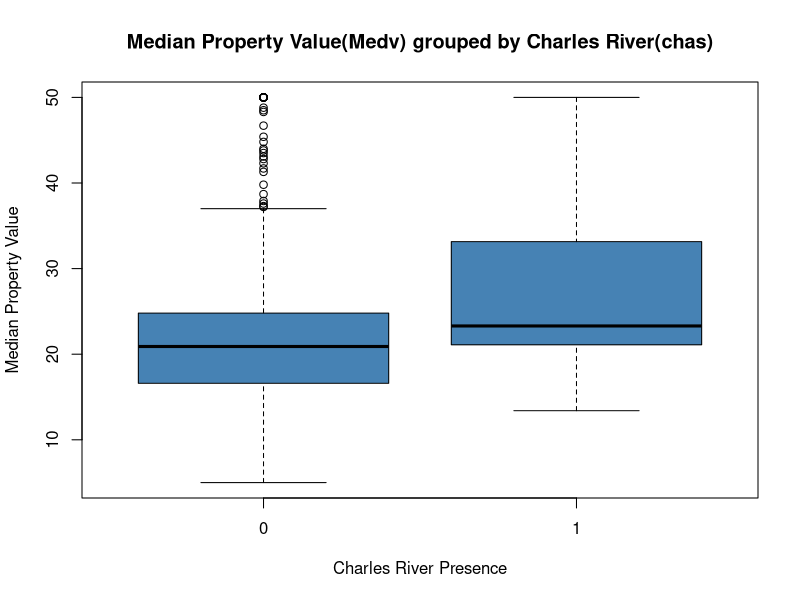
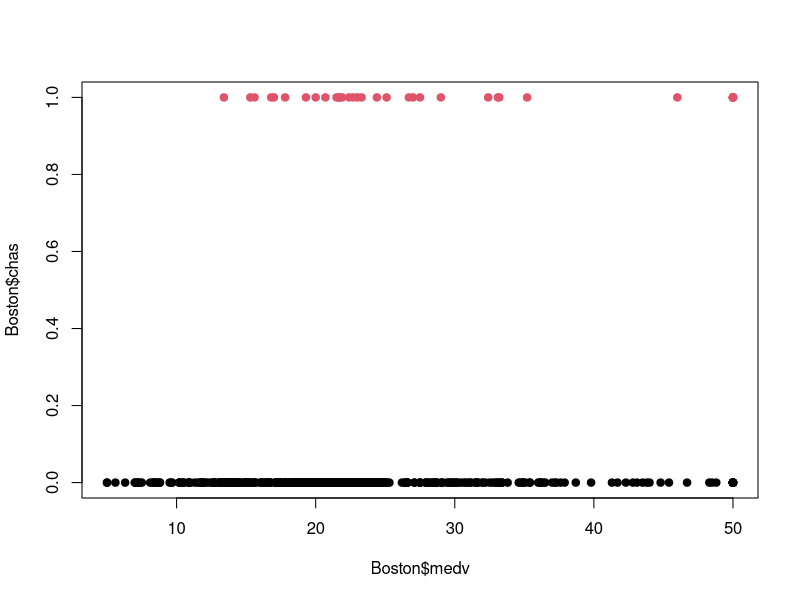
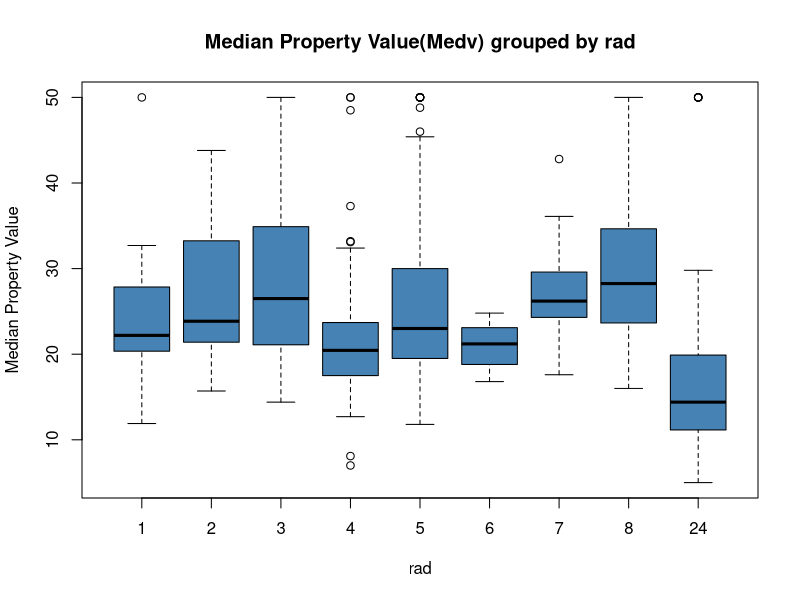
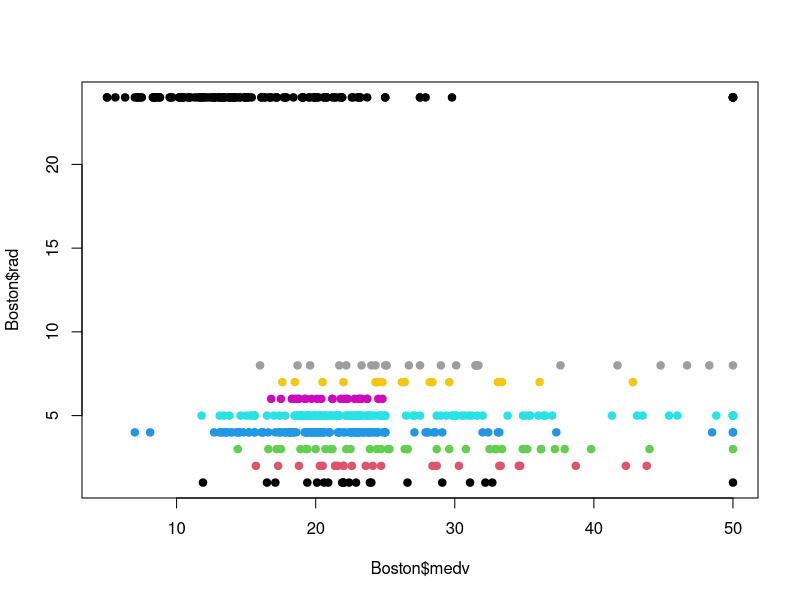
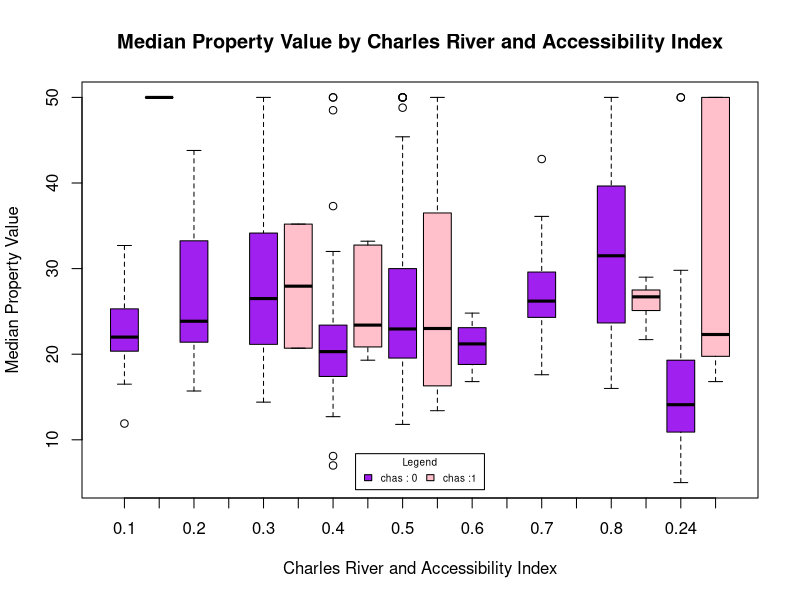
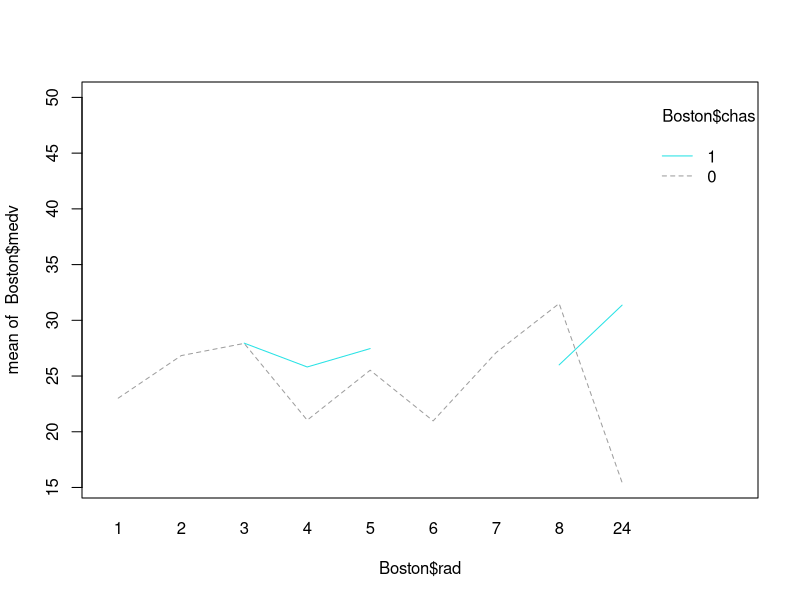
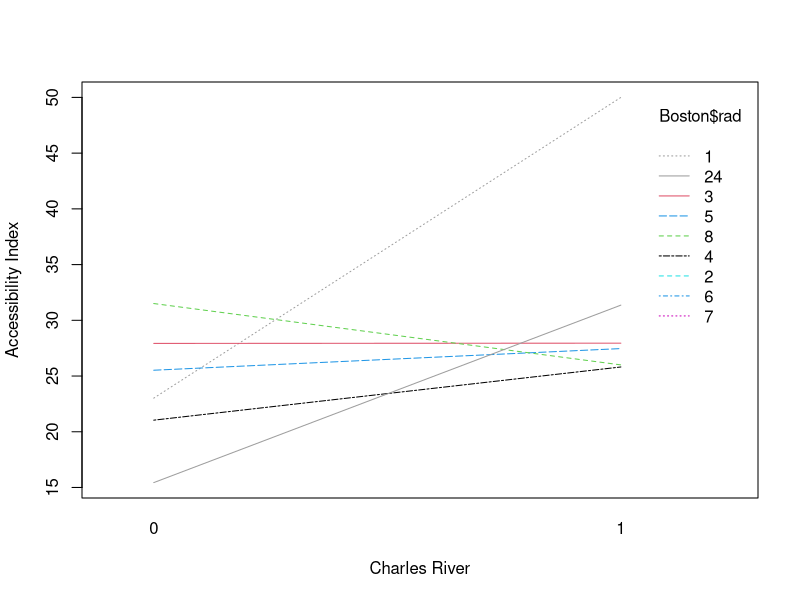
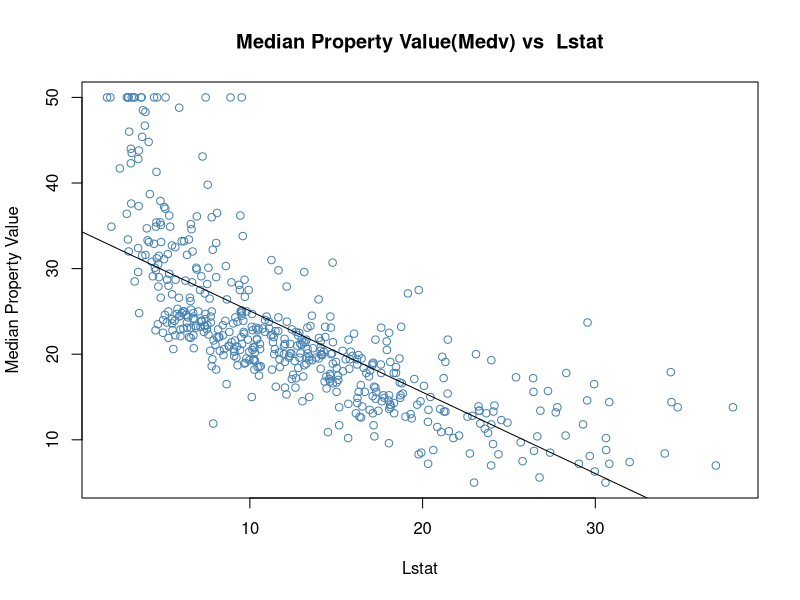

Generate these figures, in order, with R:
## ---- chunk 1
library(MASS)
library(ggplot2)
library(quantreg)
head(Boston)
## ---- chunk 2
#Generating the box plot
boxplot(Boston$medv ~ Boston$chas, col='steelblue', 
        main = "Median Property Value(Medv) grouped by Charles River(chas)", 
        xlab = "Charles River Presence", ylab = "Median Property Value")
## ---- chunk 3
#Comparison of different groups
table(Boston$chas)
plot(Boston$medv,Boston$chas,pch = 19,  col=as.factor(Boston$chas))
## ---- chunk 4
#Fitting  a linear model
model_chas = lm(medv ~ chas, data = Boston)
summary(model_chas)
## ---- chunk 5
anova(model_chas)$F
## ---- chunk 6
anova(model_chas)
## ---- chunk 7
#Creating boxplot 
boxplot(Boston$medv ~ Boston$rad, col='steelblue', 
        main = "Median Property Value(Medv) grouped by rad", 
        xlab = "rad", ylab = "Median Property Value")
## ---- chunk 8
#Visually seeing the difference
table(Boston$rad)
plot(Boston$medv,Boston$rad,pch = 19,  col=as.factor(Boston$rad))
## ---- chunk 9
#Fitting the model
model_rad = lm(medv ~ rad, data = Boston)
summary(model_rad)
## ---- chunk 10
anova(model_rad)$F
## ---- chunk 11
anova(model_rad)
## ---- chunk 12
boxplot(medv ~ chas * rad, data = Boston, 
        main = "Median Property Value by Charles River and Accessibility Index", 
        xlab = "Charles River and Accessibility Index", 
        ylab = "Median Property Value",col=c("purple", "pink"))

legend("bottom", inset = 0.02, title = "Legend", c("chas : 0", "chas :1"),
       fill = c("purple", "pink"), horiz = TRUE, cex = 0.6)

## ---- chunk 13
interaction.plot(Boston$rad, Boston$chas, Boston$medv, col = Boston$medv)
## ---- chunk 14
interaction.plot(Boston$chas, Boston$rad, Boston$medv,
                 xlab = "Charles River", 
                 ylab = "Accessibility Index", col = Boston$medv)
## ---- chunk 15
model_combined= lm(medv ~ chas * rad, data = Boston)
summary(model_combined)
anova(model_combined)
## ---- chunk 16
plot(Boston$medv ~ Boston$lstat, col='steelblue', 
     main = "Median Property Value(Medv) vs  Lstat", 
     xlab = "Lstat", ylab = "Median Property Value")
m2 = lm(Boston$medv ~ Boston$lstat)
abline(m2, col="black")
## ---- chunk 17
#Producing a plot to show our results
ind = (Boston$chas==0)
plot(Boston$medv[ind] ~ Boston$lstat[ind], data = Boston, 
     main = "Plot medv vs lstat",col="pink",
     xlab="Lstat", ylab = "Medv")
fit_1 = lm(Boston$medv[ind] ~ Boston$lstat[ind], data = Boston)
abline(fit_1, col="pink", lwd=2)  
ind = (Boston$chas==1)
points(Boston$medv[ind] ~ Boston$lstat[ind], data = Boston, col="purple", pch=19)
fit_2 = lm(Boston$medv[ind] ~ Boston$lstat[ind], data = Boston)
abline(fit_2, col="purple", lwd=2)  
## ---- chunk 18
anova(fit_1)
## ---- chunk 19
anova(fit_2)
## ---- chunk 20
#Fit a polynomial model of degree 1 
fit <- lm(medv ~ poly(lstat, 1), data = Boston)
plot(Boston$lstat, Boston$medv, 
     main = "Median Property Value vs. Lower Status Population(DEGREE 1)", 
     xlab = "Lower Status Population", 
     ylab = "Median Property Value")
lines(sort(Boston$lstat), predict(fit, 
      newdata = data.frame(lstat = sort(Boston$lstat))), 
      col = "purple")
#summary(fit)
## ---- chunk 21
#Fit a polynomial model of degree 3 by least squares.
fit <- lm(medv ~ poly(lstat, 3), data = Boston)
plot(Boston$lstat, Boston$medv, 
     main = "Median Property Value vs. Lower Status Population (DEGREE 3)", 
     xlab = "Lower Status Population", 
     ylab = "Median Property Value")
lines(sort(Boston$lstat), predict(fit, newdata = data.frame(lstat = sort(Boston$lstat))),
      col = "purple")
summary(fit)
## ---- chunk 22
#Fit a polynomial model of degree 3 by regression qualtile library - rq
fit <- rq(medv ~ poly(lstat, 3), data = Boston, tau = 0.5)
plot(Boston$lstat, Boston$medv, 
     main = "Median Property Value vs. Lower Status Population (DEGREE 3)",
     xlab = "Lower Status Population",
     ylab = "Median Property Value")
lines(sort(Boston$lstat), 
      predict(fit, newdata = data.frame(lstat = sort(Boston$lstat))), 
      col = "purple")
#summary(fit)
## ---- chunk 23
fit_rq <- rq(medv ~ poly(lstat, 3), data = Boston, tau = 0.5)
plot(Boston$lstat, Boston$medv, 
     main = "Median Property Value vs. Lower Status Population(RQ)",
     xlab = "Lower Status Population", 
     ylab = "Median Property Value")
lines(sort(Boston$lstat), 
      predict(fit_rq, newdata = data.frame(lstat = sort(Boston$lstat))),
      col = "purple", lwd = 2)

## ---- chunk 24
m.huber = rlm(Boston$medv ~ poly(Boston$lstat, 3), psi = psi.huber)
summary(m.huber)
plot(Boston$lstat, Boston$medv, 
     main = "Median Property Value vs. Lower Status Population(Huber)", 
     xlab = "Lower Status Population", 
     ylab = "Median Property Value")
lines(sort(Boston$lstat),
      predict(m.huber, newdata = data.frame(lstat = sort(Boston$lstat))),
      col = "purple", lwd = 2)
## ---- chunk 25
m.hampel = rlm(Boston$medv ~ poly(Boston$lstat, 3), psi = psi.hampel)
summary(m.hampel)
plot(Boston$lstat, Boston$medv, 
     main = "Median Property Value vs. Lower Status Population(Hampel)",
     xlab = "Lower Status Population", 
     ylab = "Median Property Value")
lines(sort(Boston$lstat),
      predict(m.hampel, newdata = data.frame(lstat = sort(Boston$lstat))),
      col = "purple", lwd = 2)
## ---- chunk 26
m.tukey = rlm(Boston$medv ~ poly(Boston$lstat, 3), psi = psi.bisquare)
summary(m.tukey)
plot(Boston$lstat, Boston$medv,
     main ="Median Property Value vs. Lower Status Population(Tukey)", 
     xlab = "Lower Status Population", 
     ylab = "Median Property Value")
lines(sort(Boston$lstat), 
      predict(m.tukey, newdata = data.frame(lstat = sort(Boston$lstat))),
      col = "purple", lwd = 2)
## ---- chunk 27
# high breakdown point methods
fit.lms = lmsreg(medv ~ lstat, data = Boston)
summary(fit.lms)
plot(Boston$lstat, Boston$medv, 
     main =  "Median Property Value vs. Lower Status Population(LMS)", 
     xlab = "Lower Status Population", ylab = "Median Property Value")
lines(sort(Boston$lstat), 
      predict(fit.lms,
      newdata = data.frame(lstat = sort(Boston$lstat))),
      col = "purple", lwd = 2)
## ---- chunk 28
fit.lts = ltsreg(medv ~ lstat, data = Boston)
summary(fit.lts)
plot(Boston$lstat, Boston$medv,
     main =  "Median Property Value vs. Lower Status Population(LTS)", 
     xlab = "Lower Status Population", ylab = "Median Property Value")
lines(sort(Boston$lstat), 
      predict(fit.lts,
      newdata = data.frame(lstat = sort(Boston$lstat))),
      col = "purple", lwd = 2)
## ---- chunk 29

plot(Boston$lstat, Boston$medv, 
     main = "Scatterplot and Overlay for robust methods", 
     xlab = "Lower Status Population", ylab = "Median Property Value")
lines(sort(Boston$lstat), predict(fit_rq, newdata = data.frame(lstat = sort(Boston$lstat))),
      col = "purple", lwd = 2)
lines(sort(Boston$lstat), predict(m.hampel, newdata = data.frame(lstat = sort(Boston$lstat))),
      col = "darkgrey", lwd = 2)
lines(sort(Boston$lstat), predict(m.huber, newdata = data.frame(lstat = sort(Boston$lstat))),
      col = "green", lwd = 2)
lines(sort(Boston$lstat), predict(m.tukey, newdata = data.frame(lstat = sort(Boston$lstat))),
      col = "orange", lwd = 2)
lines(sort(Boston$lstat), predict(fit.lms, newdata = data.frame(lstat = sort(Boston$lstat))),
      col = "red", lwd = 2)
lines(sort(Boston$lstat), predict(fit.lts, newdata = data.frame(lstat = sort(Boston$lstat))),
      col = "blue", lwd = 2)
legend("topright", inset = 0.02, 
       title = "Legend", c("RQ", "Hampel","Huber","Tukey","LMS","LTS"),
       fill = c("purple","darkgrey","green","orange","red","blue"), 
       horiz = FALSE, cex = 0.7)

